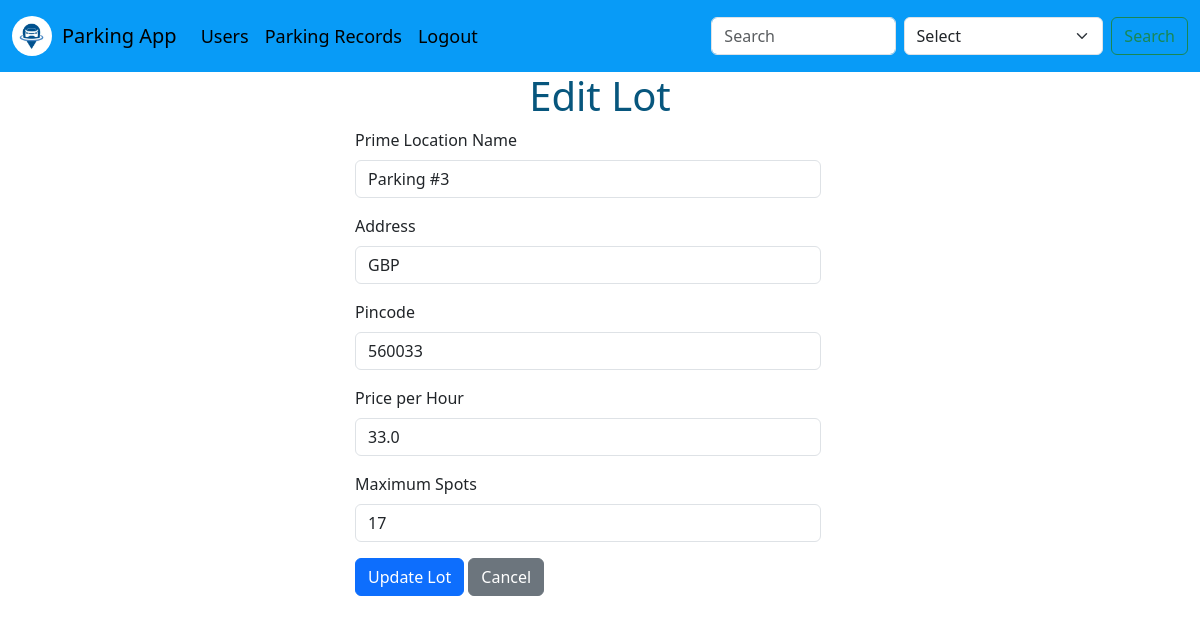
The app's page /edit_lot/3 (signed in) with its own data.
### controllers/database.py (models this page shows)
class ParkingLot(db.Model):
    id = db.Column(db.Integer, primary_key=True, autoincrement=True)
    prime_location_name = db.Column(db.String(100), nullable=False)
    address = db.Column(db.String(200), nullable=False)
    pin_code = db.Column(db.String(10), nullable=False)
    price = db.Column(db.Float, nullable=False)
    maximum_number_of_spots = db.Column(db.Integer, nullable=False)
    spots = db.relationship('ParkingSpot', backref='lot', lazy=True, cascade="all, delete-orphan")

### controllers/routes.py (the view, shortened to what this page needs)
@app.route("/edit_lot/<int:lot_id>", methods=["GET", "POST"])
def edit_lot(lot_id):
    if session.get("user_email") == 'admin@gmail.com':
        lot = ParkingLot.query.get(lot_id)
        if lot:
            if request.method == "GET":
                return render_template("edit_lot.html", lot=lot)
        else:
            flash("Parking lot not found.", "error")
            return redirect(url_for("home"))
    else:
        flash("You do not have permission to access this page.", "error")
        return redirect(url_for("home"))

### templates/edit_lot.html (shortened to what this page needs)
{% extends 'base.html' %}
{% block body %}
    <div><h1 class = "text-center" style="color: #07567d;">Edit Lot</h1></div>
    <div class="container-fluid row justify-content-center">
        <form class="col-5" action="{{url_for('edit_lot', lot_id=lot.id)}}" method="POST">
            <div class="mb-3">
                <label for="locationName" class="form-label">Prime Location Name</label>
                <input type="text" class="form-control" id="locationName" name="locationName" value="{{ lot.prime_location_name }}">
            </div>
            <div class="mb-3">
                <label for="address" class="form-label">Address</label>
                <input type="text" class="form-control" id="address" name="address" value="{{ lot.address }}">
            </div>
            <div class="mb-3">
                <label for="pincode" class="form-label">Pincode</label>
                <input type="text" class="form-control" id="pincode" name="pincode" value="{{ lot.pin_code }}">
            </div>
            <div class="mb-3">
                <label for="price" class="form-label">Price per Hour</label>
                <input type="number" class="form-control" id="price" name="price" value="{{ lot.price }}">
            </div>
            <div class="mb-3">
                <label for="maximumSpots" class="form-label">Maximum Spots</label>
                <input type="number" class="form-control" id="maximumSpots" name="maximumSpots" value="{{ lot.maximum_number_of_spots }}">
            </div>
            <div>
                <button type="submit" class="btn btn-primary">Update Lot</button>
                <button type="reset" class="btn btn-secondary">Cancel</button>
            </div>
        </form>
    </div>
{% endblock body %}

### records on screen
ParkingLot: locationName "Parking #3", address "GBP", pincode "560033", price "33.0", maximumSpots "17"
